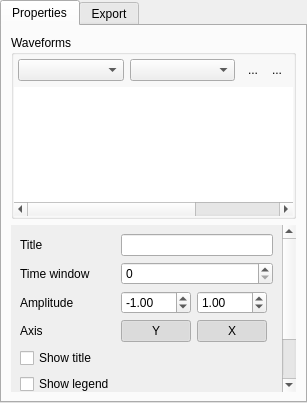
<?xml version="1.0" encoding="UTF-8"?>
<ui version="4.0">
 <class>PlotSettings</class>
 <widget class="QWidget" name="PlotSettings">
  <property name="geometry">
   <rect>
    <x>0</x>
    <y>0</y>
    <width>307</width>
    <height>403</height>
   </rect>
  </property>
  <property name="windowTitle">
   <string>Form</string>
  </property>
  <layout class="QVBoxLayout" name="verticalLayout_4">
   <property name="leftMargin">
    <number>0</number>
   </property>
   <property name="topMargin">
    <number>0</number>
   </property>
   <property name="rightMargin">
    <number>0</number>
   </property>
   <property name="bottomMargin">
    <number>0</number>
   </property>
   <item>
    <widget class="QTabWidget" name="tabWidget">
     <property name="currentIndex">
      <number>0</number>
     </property>
     <widget class="QWidget" name="tab">
      <attribute name="title">
       <string>Properties</string>
      </attribute>
      <layout class="QVBoxLayout" name="verticalLayout_3">
       <item>
        <widget class="QGroupBox" name="groupWaveforms">
         <property name="title">
          <string>Waveforms</string>
         </property>
         <property name="flat">
          <bool>false</bool>
         </property>
         <property name="checkable">
          <bool>false</bool>
         </property>
         <layout class="QVBoxLayout" name="verticalLayout">
          <property name="leftMargin">
           <number>0</number>
          </property>
          <property name="topMargin">
           <number>0</number>
          </property>
          <property name="rightMargin">
           <number>0</number>
          </property>
          <property name="bottomMargin">
           <number>0</number>
          </property>
          <item>
           <layout class="QHBoxLayout" name="horizontalLayout_2">
            <property name="leftMargin">
             <number>4</number>
            </property>
            <property name="topMargin">
             <number>4</number>
            </property>
            <property name="rightMargin">
             <number>4</number>
            </property>
            <item>
             <widget class="QComboBox" name="comboNode">
              <property name="sizePolicy">
               <sizepolicy hsizetype="Expanding" vsizetype="Fixed">
                <horstretch>0</horstretch>
                <verstretch>0</verstretch>
               </sizepolicy>
              </property>
              <property name="currentText">
               <string/>
              </property>
              <property name="frame">
               <bool>true</bool>
              </property>
             </widget>
            </item>
            <item>
             <widget class="QComboBox" name="comboData">
              <property name="sizePolicy">
               <sizepolicy hsizetype="Expanding" vsizetype="Fixed">
                <horstretch>0</horstretch>
                <verstretch>0</verstretch>
               </sizepolicy>
              </property>
             </widget>
            </item>
            <item>
             <layout class="QHBoxLayout" name="horizontalLayout_3">
              <property name="spacing">
               <number>0</number>
              </property>
              <item>
               <widget class="QToolButton" name="buttonAddWaveform">
                <property name="text">
                 <string>...</string>
                </property>
                <property name="icon">
                 <iconset resource="../resources/icons/icons.qrc">
                  <normaloff>:/icons/plus_16.png</normaloff>:/icons/plus_16.png</iconset>
                </property>
                <property name="autoRaise">
                 <bool>true</bool>
                </property>
               </widget>
              </item>
              <item>
               <widget class="QToolButton" name="buttonRemoveWaveform">
                <property name="text">
                 <string>...</string>
                </property>
                <property name="icon">
                 <iconset resource="../resources/icons/icons.qrc">
                  <normaloff>:/icons/minus_16.png</normaloff>:/icons/minus_16.png</iconset>
                </property>
                <property name="autoRaise">
                 <bool>true</bool>
                </property>
               </widget>
              </item>
             </layout>
            </item>
           </layout>
          </item>
          <item>
           <widget class="pTableWidget" name="tableWaveforms">
            <property name="frameShape">
             <enum>QFrame::NoFrame</enum>
            </property>
            <property name="selectionMode">
             <enum>QAbstractItemView::NoSelection</enum>
            </property>
            <property name="selectionBehavior">
             <enum>QAbstractItemView::SelectRows</enum>
            </property>
            <property name="columnCount">
             <number>3</number>
            </property>
            <attribute name="horizontalHeaderVisible">
             <bool>false</bool>
            </attribute>
            <attribute name="horizontalHeaderStretchLastSection">
             <bool>false</bool>
            </attribute>
            <attribute name="verticalHeaderVisible">
             <bool>false</bool>
            </attribute>
            <column/>
            <column/>
            <column/>
           </widget>
          </item>
         </layout>
        </widget>
       </item>
       <item>
        <widget class="QScrollArea" name="scrollArea">
         <property name="frameShape">
          <enum>QFrame::NoFrame</enum>
         </property>
         <property name="horizontalScrollBarPolicy">
          <enum>Qt::ScrollBarAsNeeded</enum>
         </property>
         <property name="widgetResizable">
          <bool>true</bool>
         </property>
         <widget class="QWidget" name="scrollAreaWidgetContents">
          <property name="geometry">
           <rect>
            <x>0</x>
            <y>0</y>
            <width>275</width>
            <height>242</height>
           </rect>
          </property>
          <layout class="QFormLayout" name="formLayout">
           <property name="fieldGrowthPolicy">
            <enum>QFormLayout::AllNonFixedFieldsGrow</enum>
           </property>
           <item row="0" column="0">
            <widget class="QLabel" name="labelTitle">
             <property name="text">
              <string>Title</string>
             </property>
            </widget>
           </item>
           <item row="0" column="1">
            <widget class="QLineEdit" name="lineTitle"/>
           </item>
           <item row="1" column="0">
            <widget class="QLabel" name="label_3">
             <property name="text">
              <string>Time window</string>
             </property>
            </widget>
           </item>
           <item row="1" column="1">
            <widget class="QSpinBox" name="spinTimeWindow">
             <property name="baseSize">
              <size>
               <width>80</width>
               <height>0</height>
              </size>
             </property>
            </widget>
           </item>
           <item row="2" column="0">
            <widget class="QLabel" name="label_5">
             <property name="text">
              <string>Amplitude</string>
             </property>
            </widget>
           </item>
           <item row="2" column="1">
            <layout class="QHBoxLayout" name="horizontalLayout_5">
             <item>
              <widget class="QDoubleSpinBox" name="spinAmplitudeMin">
               <property name="sizePolicy">
                <sizepolicy hsizetype="Expanding" vsizetype="Fixed">
                 <horstretch>0</horstretch>
                 <verstretch>0</verstretch>
                </sizepolicy>
               </property>
               <property name="maximumSize">
                <size>
                 <width>70</width>
                 <height>16777215</height>
                </size>
               </property>
               <property name="decimals">
                <number>2</number>
               </property>
               <property name="minimum">
                <double>-999999.000000000000000</double>
               </property>
               <property name="maximum">
                <double>999999.000000000000000</double>
               </property>
               <property name="singleStep">
                <double>0.500000000000000</double>
               </property>
               <property name="value">
                <double>-1.000000000000000</double>
               </property>
              </widget>
             </item>
             <item>
              <widget class="QDoubleSpinBox" name="spinAmplitudeMax">
               <property name="sizePolicy">
                <sizepolicy hsizetype="Expanding" vsizetype="Fixed">
                 <horstretch>0</horstretch>
                 <verstretch>0</verstretch>
                </sizepolicy>
               </property>
               <property name="maximumSize">
                <size>
                 <width>70</width>
                 <height>16777215</height>
                </size>
               </property>
               <property name="decimals">
                <number>2</number>
               </property>
               <property name="minimum">
                <double>-999999.000000000000000</double>
               </property>
               <property name="maximum">
                <double>999999.000000000000000</double>
               </property>
               <property name="singleStep">
                <double>0.500000000000000</double>
               </property>
               <property name="value">
                <double>1.000000000000000</double>
               </property>
              </widget>
             </item>
            </layout>
           </item>
           <item row="3" column="0">
            <widget class="QLabel" name="label_9">
             <property name="text">
              <string>Axis</string>
             </property>
            </widget>
           </item>
           <item row="3" column="1">
            <layout class="QHBoxLayout" name="horizontalLayout_9">
             <item>
              <widget class="QPushButton" name="buttonShowY">
               <property name="maximumSize">
                <size>
                 <width>70</width>
                 <height>16777215</height>
                </size>
               </property>
               <property name="text">
                <string>Y</string>
               </property>
               <property name="checkable">
                <bool>true</bool>
               </property>
               <property name="checked">
                <bool>true</bool>
               </property>
              </widget>
             </item>
             <item>
              <widget class="QPushButton" name="buttonShowX">
               <property name="maximumSize">
                <size>
                 <width>70</width>
                 <height>16777215</height>
                </size>
               </property>
               <property name="text">
                <string>X</string>
               </property>
               <property name="checkable">
                <bool>true</bool>
               </property>
               <property name="checked">
                <bool>true</bool>
               </property>
              </widget>
             </item>
            </layout>
           </item>
           <item row="4" column="0">
            <widget class="QCheckBox" name="checkShowTitle">
             <property name="text">
              <string>Show title</string>
             </property>
            </widget>
           </item>
           <item row="5" column="0">
            <widget class="QCheckBox" name="checkShowLegend">
             <property name="text">
              <string>Show legend</string>
             </property>
            </widget>
           </item>
           <item row="6" column="0">
            <widget class="QCheckBox" name="checkAutoscale">
             <property name="text">
              <string>Auto scale</string>
             </property>
            </widget>
           </item>
           <item row="7" column="0">
            <widget class="QCheckBox" name="checkStopAtEnd">
             <property name="text">
              <string>Stop at end</string>
             </property>
            </widget>
           </item>
          </layout>
         </widget>
        </widget>
       </item>
      </layout>
     </widget>
     <widget class="QWidget" name="tab_2">
      <attribute name="title">
       <string>Export</string>
      </attribute>
      <layout class="QVBoxLayout" name="verticalLayout_2">
       <item>
        <layout class="QFormLayout" name="formLayout_3">
         <item row="0" column="0">
          <widget class="QLabel" name="label">
           <property name="minimumSize">
            <size>
             <width>100</width>
             <height>0</height>
            </size>
           </property>
           <property name="maximumSize">
            <size>
             <width>100</width>
             <height>16777215</height>
            </size>
           </property>
           <property name="text">
            <string>Format</string>
           </property>
          </widget>
         </item>
         <item row="0" column="1">
          <widget class="QComboBox" name="comboFormat">
           <item>
            <property name="text">
             <string>PNG</string>
            </property>
           </item>
           <item>
            <property name="text">
             <string>PDF</string>
            </property>
           </item>
           <item>
            <property name="text">
             <string>CSV</string>
            </property>
           </item>
          </widget>
         </item>
        </layout>
       </item>
       <item>
        <widget class="QStackedWidget" name="stackedWidget">
         <property name="currentIndex">
          <number>0</number>
         </property>
         <widget class="QWidget" name="page">
          <layout class="QFormLayout" name="formLayout_2">
           <property name="leftMargin">
            <number>0</number>
           </property>
           <property name="topMargin">
            <number>0</number>
           </property>
           <property name="rightMargin">
            <number>0</number>
           </property>
           <property name="bottomMargin">
            <number>0</number>
           </property>
           <item row="0" column="0">
            <widget class="QLabel" name="label_2">
             <property name="minimumSize">
              <size>
               <width>100</width>
               <height>0</height>
              </size>
             </property>
             <property name="maximumSize">
              <size>
               <width>100</width>
               <height>16777215</height>
              </size>
             </property>
             <property name="text">
              <string>Size</string>
             </property>
            </widget>
           </item>
           <item row="0" column="1">
            <widget class="QComboBox" name="comboSize">
             <item>
              <property name="text">
               <string>800x600</string>
              </property>
             </item>
             <item>
              <property name="text">
               <string>1200x700</string>
              </property>
             </item>
             <item>
              <property name="text">
               <string>Custom...</string>
              </property>
             </item>
            </widget>
           </item>
           <item row="1" column="1">
            <layout class="QHBoxLayout" name="horizontalLayout_6">
             <item>
              <widget class="QLabel" name="labelW">
               <property name="text">
                <string>W</string>
               </property>
              </widget>
             </item>
             <item>
              <widget class="QSpinBox" name="spinW">
               <property name="sizePolicy">
                <sizepolicy hsizetype="Expanding" vsizetype="Fixed">
                 <horstretch>0</horstretch>
                 <verstretch>0</verstretch>
                </sizepolicy>
               </property>
               <property name="maximum">
                <number>1999</number>
               </property>
               <property name="value">
                <number>800</number>
               </property>
              </widget>
             </item>
             <item>
              <widget class="QLabel" name="labelH">
               <property name="text">
                <string>H</string>
               </property>
              </widget>
             </item>
             <item>
              <widget class="QSpinBox" name="spinH">
               <property name="sizePolicy">
                <sizepolicy hsizetype="Expanding" vsizetype="Fixed">
                 <horstretch>0</horstretch>
                 <verstretch>0</verstretch>
                </sizepolicy>
               </property>
               <property name="maximum">
                <number>1999</number>
               </property>
               <property name="value">
                <number>600</number>
               </property>
              </widget>
             </item>
            </layout>
           </item>
          </layout>
         </widget>
         <widget class="QWidget" name="page_2"/>
        </widget>
       </item>
       <item>
        <layout class="QFormLayout" name="formLayout_4">
         <item row="0" column="0">
          <widget class="QLabel" name="label_8">
           <property name="minimumSize">
            <size>
             <width>100</width>
             <height>0</height>
            </size>
           </property>
           <property name="text">
            <string>File name</string>
           </property>
           <property name="indent">
            <number>0</number>
           </property>
          </widget>
         </item>
         <item row="0" column="1">
          <widget class="QLineEdit" name="lineFilename"/>
         </item>
         <item row="1" column="0">
          <widget class="QLabel" name="label_4">
           <property name="minimumSize">
            <size>
             <width>100</width>
             <height>0</height>
            </size>
           </property>
           <property name="text">
            <string>Output folder</string>
           </property>
           <property name="indent">
            <number>0</number>
           </property>
          </widget>
         </item>
         <item row="1" column="1">
          <layout class="QHBoxLayout" name="horizontalLayout">
           <item>
            <widget class="QLineEdit" name="lineOutFolder">
             <property name="readOnly">
              <bool>true</bool>
             </property>
            </widget>
           </item>
           <item>
            <widget class="QToolButton" name="buttonBrowse">
             <property name="text">
              <string>Browse...</string>
             </property>
            </widget>
           </item>
          </layout>
         </item>
        </layout>
       </item>
       <item>
        <widget class="QPushButton" name="buttonExport">
         <property name="text">
          <string>Export</string>
         </property>
        </widget>
       </item>
      </layout>
     </widget>
    </widget>
   </item>
  </layout>
 </widget>
 <customwidgets>
  <customwidget>
   <class>pTableWidget</class>
   <extends>QTableWidget</extends>
   <header>ptablewidget.h</header>
   <slots>
    <slot>removeAll()</slot>
   </slots>
  </customwidget>
 </customwidgets>
 <resources>
  <include location="../resources/icons/icons.qrc"/>
 </resources>
 <connections/>
</ui>
